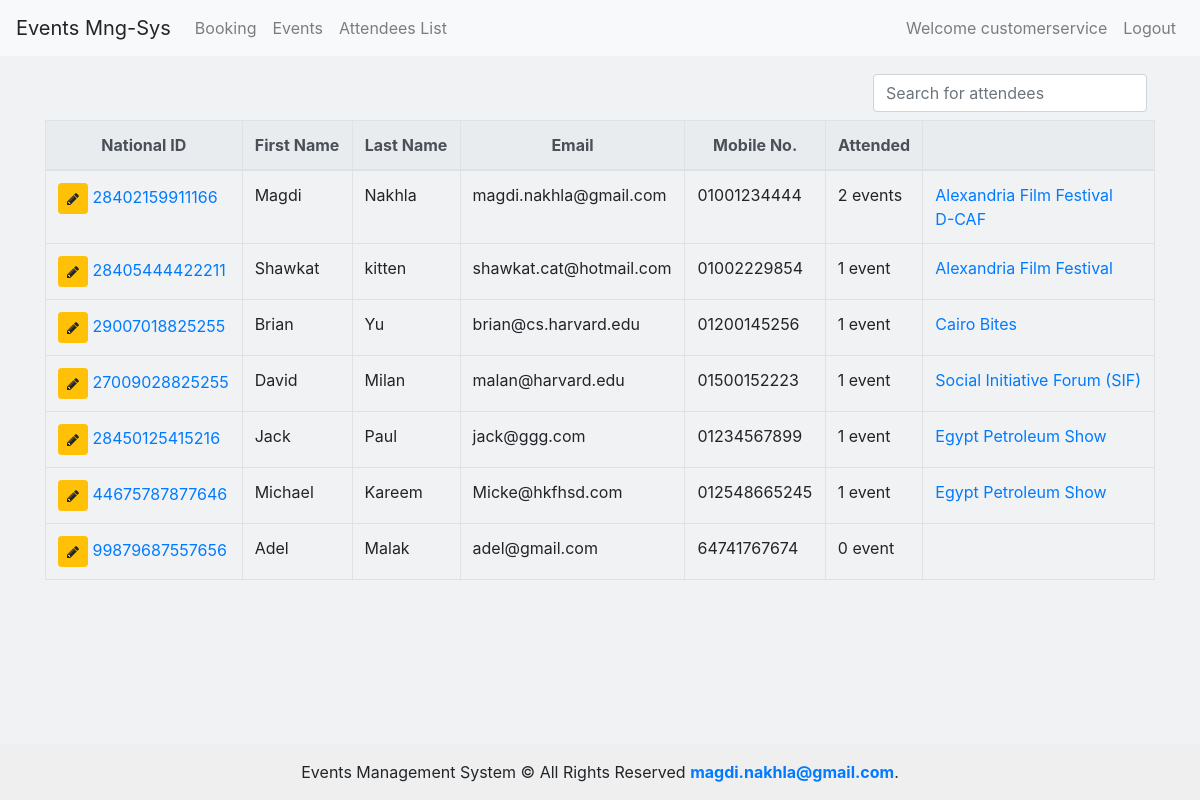
Screenshot of /attendeesList/ (signed in) with the database file from the repository.
### events/models.py (models this page shows, shortened)
class Attendee(models.Model):
    first_name = models.CharField(max_length=64)
    last_name = models.CharField(max_length=64)
    email = models.EmailField()
    nid = models.CharField(max_length=14, db_index=True, unique=True)
    mobile = models.CharField(max_length=32)

class Event(models.Model):
    name = models.CharField(max_length=64)
    slug = models.SlugField(max_length=64, db_index=True)
    details = models.TextField(blank=True, null=True)
    created = models.DateTimeField(auto_now=True) #When Created Record
    certificate = models.BooleanField(default=False)
    user = models.ForeignKey(User, on_delete=models.CASCADE, related_name='events') #Created by Record
    category = models.ForeignKey(Category, on_delete=models.CASCADE, related_name='category')
    attendees = models.ManyToManyField(Attendee, blank=True, null=True)
    organizer = models.ForeignKey(Organizer, on_delete=models.CASCADE, related_name='organizer', blank=True, null=True)
    class Meta:
        ordering = ('name',)
        index_together = ['id', 'slug']

### events/views.py (the view)
# urls.py: path("attendeesList/", views.attendeesList, name='attendeesList'),
@login_required
def attendeesList(request):
      context = {
            'attendees':  Attendee.objects.all(),
      }
      return render(request, "events/attendeesList.html", context)

### events/templates/events/attendeesList.html (shortened to what this page needs)
{% extends "events/base.html" %}
{% block content%}
<div class="container">
  <div class="row">
    <div class="col-lg-12">
            <div class="table-responsive">
                    <table class="table table-bordered table-list-search">
                        <div class="d-flex justify-content-end">
                                <div class="p-2 bd-highlight">
                                    <form action="#" method="get">
                                        <div class="input-group">
                                            <input class="form-control" id="system-search" name="q" placeholder="Search for attendees">
                                        </div>
                                    </form>
                                </div>
                            </div>
                        <thead class="thead-light">
                                <tr class="text-center">
                                    <th>National ID</th>
                                    <th>First Name</th>
                                    <th>Last Name</th>
                                    <th>Email</th>
                                    <th>Mobile No.</th>
                                    <th>Attended</th>
                                    <th></th>
                                </tr>
                            </thead>
                            <tbody>
                                {% for attendee in attendees %}
                                <tr id="tr_del_att_{{attendee.id}}">
                                    <td><a href="" class="link_nid" attendeeId='{{attendee.id}}' data-toggle="modal" data-target="#exampleModalCenter"><button type="button" class="update btn btn-warning btn-sm"><i class="fa fa-pencil" aria-hidden="true"></i></button> {{attendee.nid}}</a></td>
                                    <td>{{attendee.first_name}}</td>
                                    <td>{{attendee.last_name}}</td>
                                    <td>{{attendee.email}}</td>
                                    <td>{{attendee.mobile}}</td>
                                    <td>{{attendee.event_set.all|length}}
                                        {% if attendee.event_set.all|length > 1 %}
                                        events
                                        {%  else %}
                                        event
                                        {% endif %}
                                    </td>
                                    <td>
                                        {% for event in attendee.event_set.all %}
                                        <a href="/{{event.id}}/attendees">{{event.name}}</a> <br>
                                        {% endfor %}
                                    </td>
                                </tr>
                                {% endfor%}
                            </tbody>
                    </table>
                </div>
    </div>
  </div>
</div>
{% endblock %}

### events/templates/events/base.html (shortened to what this page needs)
{% load static %}
<!DOCTYPE html>
<html>
  <head>
    <link rel="stylesheet" href="https://stackpath.bootstrapcdn.com/bootstrap/4.3.1/css/bootstrap.min.css">
    <link rel="stylesheet" href="{% static 'events/css/main.css' %}">
    <link rel="stylesheet" href="{% static 'events/css/date.css' %}">
  </head>
  <body>
    <nav class="navbar navbar-expand-lg navbar-light bg-light">
      <a class="navbar-brand">Events Mng-Sys</a>
      <div class="collapse navbar-collapse" id="navbarSupportedContent">
        <ul class="navbar-nav mr-auto">
          <li class="nav-item">
            <a class="nav-link" href="{% url 'booking' %}">Booking <span class="sr-only">(current)</span></a>
          </li>
          <li class="nav-item">
            <a class="nav-link" href="{% url 'events' %}">Events</a>
          </li>
          <li class="nav-item">
            <a class="nav-link" href="{% url 'attendeesList' %}"> Attendees List</a>
          </li>
        </ul>
        <ul class="navbar-nav ml-auto">
        {% if user.is_authenticated %}
          <li class="nav-item">
            <span class="nav-link" > Welcome {{user}}</span>
          </li>
          <li class="nav-item">
            <a class="nav-link" href="{% url 'logout' %}">Logout</a>
          </li>
        {% endif %}
        </ul>
      </div>
    </nav>
    <div class="container"  class="col-lg-12">
      <div class="row">
        {% block content %}{% endblock %}
      </div>
    </div>
    <div class="footer">Events Management System © All Rights Reserved <strong><a href="mailto:magdi.nakhla@gmail.com">magdi.nakhla@gmail.com</a></strong>.</div>
    </body>
</html>

### events/static/events/css/main.css (style rules this page uses)
.container { padding-top: 5px; }
html { height: 100%; box-sizing: border-box; }
body { position: relative; margin: 0; padding-bottom: 6rem; min-height: 100%; }
.footer { position: absolute; right: 0; bottom: 0; left: 0; padding: 1rem; background-color: #efefef; text-align: center; }
body { background-color: #f1f2f3; }

### rows the page displays
Attendee: nid "28402159911166", first_name "Magdi", last_name "Nakhla", email "magdi.nakhla@gmail.com", mobile "01001234444", event_set.all|length "2", shows "events"
Event: name "Alexandria Film Festival"
Event: name "D-CAF"
Attendee: nid "28405444422211", first_name "Shawkat", last_name "kitten", email "shawkat.cat@hotmail.com", mobile "01002229854", event_set.all|length "1"
Attendee: nid "29007018825255", first_name "Brian", last_name "Yu", email "brian@cs.harvard.edu", mobile "01200145256", event_set.all|length "1"
Event: name "Cairo Bites"
Attendee: nid "27009028825255", first_name "David", last_name "Milan", email "malan@harvard.edu", mobile "01500152223", event_set.all|length "1"
Event: name "Social Initiative Forum (SIF)"
Attendee: nid "28450125415216", first_name "Jack", last_name "Paul", email "jack@ggg.com", mobile "01234567899", event_set.all|length "1"
Event: name "Egypt Petroleum Show"
Attendee: nid "44675787877646", first_name "Michael", last_name "Kareem", email "Micke@hkfhsd.com", mobile "012548665245", event_set.all|length "1"
Attendee: nid "99879687557656", first_name "Adel", last_name "Malak", email "adel@gmail.com", mobile "64741767674", event_set.all|length "0"

### other values shown
{{ user }} "customerservice"
